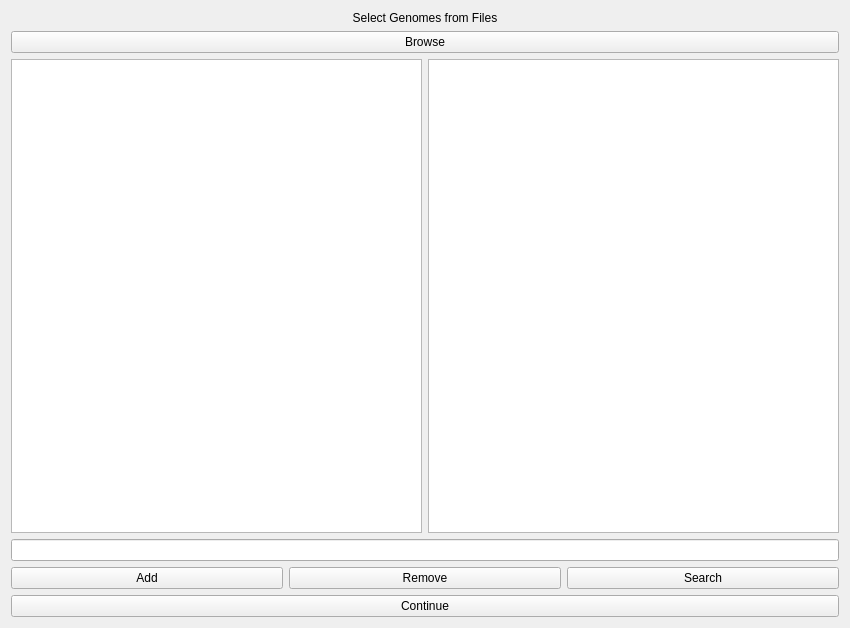
<?xml version="1.0" encoding="UTF-8"?>
<ui version="4.0">
 <class>Form</class>
 <widget class="QWidget" name="Form">
  <property name="enabled">
   <bool>true</bool>
  </property>
  <property name="geometry">
   <rect>
    <x>0</x>
    <y>0</y>
    <width>850</width>
    <height>628</height>
   </rect>
  </property>
  <property name="windowTitle">
   <string>Form</string>
  </property>
  <layout class="QGridLayout" name="gridLayout_3">
   <item row="2" column="0">
    <layout class="QHBoxLayout" name="horizontalLayout">
     <item>
      <widget class="QTreeView" name="treeView"/>
     </item>
     <item>
      <widget class="QListView" name="listView"/>
     </item>
    </layout>
   </item>
   <item row="1" column="0">
    <widget class="QPushButton" name="pushButton">
     <property name="text">
      <string>Browse</string>
     </property>
    </widget>
   </item>
   <item row="0" column="0">
    <widget class="QLabel" name="label">
     <property name="text">
      <string>Select Genomes from Files</string>
     </property>
     <property name="alignment">
      <set>Qt::AlignCenter</set>
     </property>
    </widget>
   </item>
   <item row="3" column="0">
    <widget class="QLineEdit" name="lineEdit"/>
   </item>
   <item row="4" column="0" rowspan="3">
    <layout class="QHBoxLayout" name="horizontalLayout_4">
     <property name="topMargin">
      <number>0</number>
     </property>
     <item>
      <widget class="QPushButton" name="pushButton_5">
       <property name="text">
        <string>Add</string>
       </property>
      </widget>
     </item>
     <item>
      <widget class="QPushButton" name="pushButton_4">
       <property name="text">
        <string>Remove</string>
       </property>
      </widget>
     </item>
     <item>
      <widget class="QPushButton" name="pushButton_3">
       <property name="text">
        <string>Search</string>
       </property>
      </widget>
     </item>
    </layout>
   </item>
   <item row="7" column="0">
    <widget class="QPushButton" name="pushButton_2">
     <property name="text">
      <string>Continue</string>
     </property>
    </widget>
   </item>
  </layout>
 </widget>
 <resources/>
 <connections/>
</ui>
